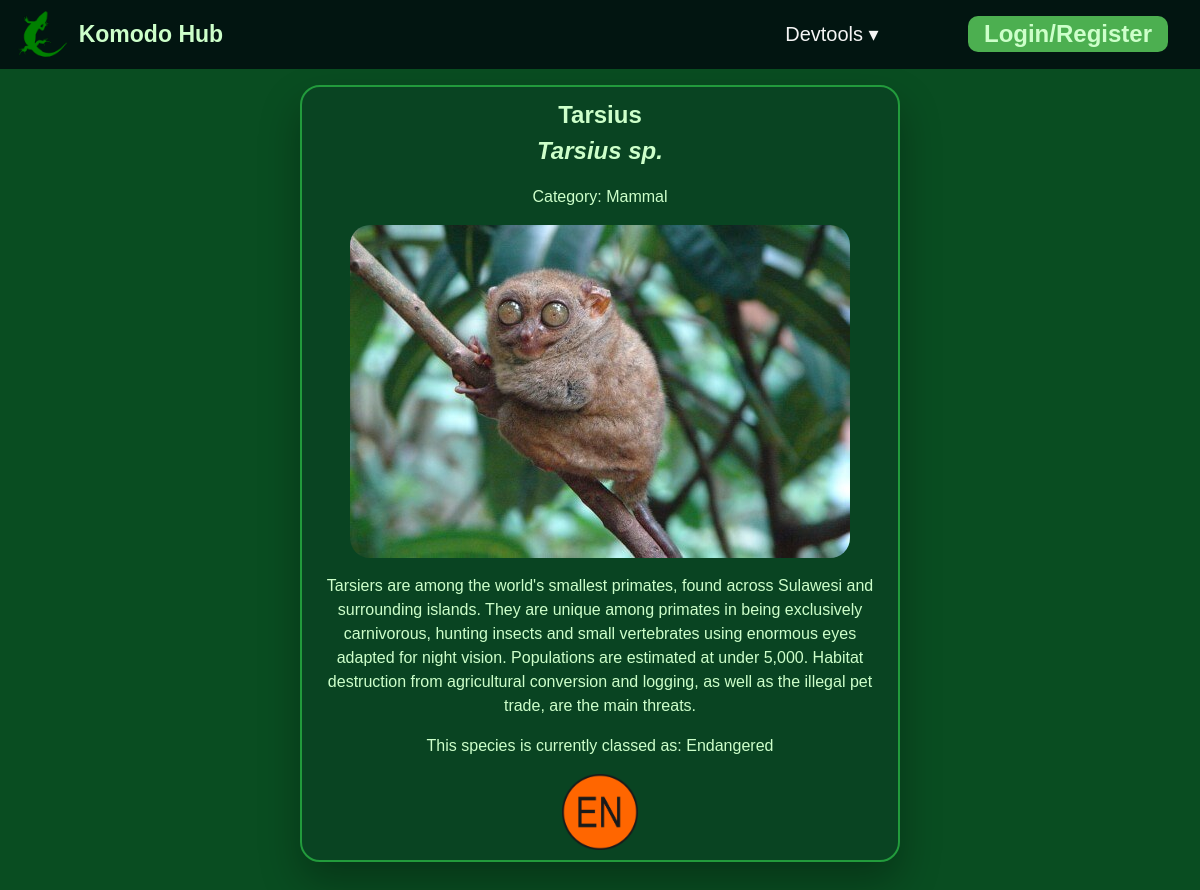
/species/Tarsius, run on the app's committed database.
### tables this page shows
CREATE TABLE species (
  species_id INTEGER PRIMARY KEY AUTOINCREMENT,
  species_english TEXT,
  species_latin TEXT,
  body_text TEXT,
  created_at TIMESTAMP DEFAULT CURRENT_TIMESTAMP
, category TEXT, extinction_risk TEXT);

### routes/species_info/species_info.py (the view)
@page.route("/species/<species_english>")
def data(species_english):
    try:
        database_entry = get_species_by_name(species_english)
        if database_entry is None:
            raise TypeError(f"No species named '{species_english}' found in the database.")
        return render_template(
            "species_information/species_information.jinja",
            english_name    =(database_entry["species_english"]).capitalize(),
            latin_name      =database_entry["species_latin"].capitalize(),
            main_text       =database_entry["body_text"],
            category        =database_entry["category"].capitalize(),
            extinction_risk =database_entry["extinction_risk"],
        )
    except TypeError as error_information:
        return render_template(
            "error.jinja",
            extra_information=error_information,
        )

### database/db_commands.py (called while the page is built)
def get_species_by_name(species_english):
    with get_db() as conn:
        row = conn.execute(
            "SELECT * FROM species WHERE species_english = ?",
            (species_english,)
        ).fetchone()
        return dict(row) if row else None

### database/db_connection.py (called while the page is built)
@contextmanager
def get_db():
    conn = sqlite3.connect(DATABASE_PATH)
    conn.row_factory = sqlite3.Row
    try:
        yield conn
        conn.commit()
    finally:
        conn.close()

### templates/species_information/species_information.jinja (shortened to what this page needs)
{% extends "base.jinja" %}
{% block content %}
{% from 'button.jinja' import button %}
<section id="hero" style="padding: 10px 20px; text-align: center;" class="container">
    <h1>{{ english_name }}</h1>
    <h2><em>{{ latin_name }}</em></h2>
    <p>Category: {{category}}</p>
    <img src="/images/species_database/{{ english_name }}.jpg" class="species-photo" style="max-width: 100%; height: auto; border-radius: inherit;">
    <p>{{ main_text }}</p>
    <p>This species is currently classed as: {{extinction_risk}}</p>
    {% if extinction_risk == "Not Evaluated" %}
        <img src="/images/extinction_risk/notevaluated.png" class="extinction-icon">
    {% elif extinction_risk == "Least Concern" %}
        <img src="/images/extinction_risk/leastconcern.png" class="extinction-icon">
    {% elif extinction_risk == "Near Threatened" %}
        <img src="/images/extinction_risk/nearthreatened.png" class="extinction-icon">
    {% elif extinction_risk == "Vulnerable" %}
        <img src="/images/extinction_risk/vulnerable.png" class="extinction-icon">
    {% elif extinction_risk == "Endangered" %}
        <img src="/images/extinction_risk/endangered.png" class="extinction-icon">
    {% elif extinction_risk == "Critically Endangered" %}
        <img src="/images/extinction_risk/criticallyendangered.png" class="extinction-icon">
    {% elif extinction_risk == "Extinct in Wild" %}
        <img src="/images/extinction_risk/extinctinwild.png" class="extinction-icon">
    {% elif extinction_risk == "Extinct" %}
        <img src="/images/extinction_risk/extinct.png" class="extinction-icon">
    {% else %}
        <p></p>
    {% endif %}
</section>
{% endblock %}

### static/styles.css (style rules this page uses)
:root { --text: #cdffca; --background: #094d21; --primary: #229b3c; --primary_darker: #118919; --secondary: #ffffff; --accent: #505e86; --transparent: #01030cbf; --green: #5eff5e; --green2: var(--background); --green3: #094422; --red: #ff5e5e; --navbar-height: 6.854%; }
html { scroll-behavior: smooth; scroll-padding-top: 80px; }
body { font-family: "Arial"; font-size: 16px; line-height: 1.5; margin: 0; padding: 0; color: var(--text); background-color: var(--background); margin-bottom: 2rem; }
h1, h2, h3, h4, h5, h6 { font-family: "Arial"; font-weight: 700; margin: 0; padding: 0; word-break: break-word; }
.species-photo { height: 50%; width: auto; display: block; margin: auto }
.extinction-icon { height: 10% }
.container { width: 100%; max-width: 600px; background: var(--green3); padding: 40px; border-radius: 20px; border: 2px solid var(--primary); box-shadow: 0 20px 40px rgba(0, 0, 0, 0.3); margin: 1rem auto; box-sizing: border-box; }

### data on the page
species: species_english "Tarsius", species_latin "Tarsius sp.", category "Mammal", body_text "Tarsiers are among the world's smallest primates, found across Sulawesi and surrounding islands. They are unique among primates in being exclusively carnivorous, hunting insects and small vertebrates using enormous eyes adapted for night vision. Populations are estimated at under 5,000. Habitat destruction from agricultural conversion and logging, as well as the illegal pet trade, are the main threats.", extinction_risk "Endangered"

### other printed values
{{ button_text }} "Login/Register"
